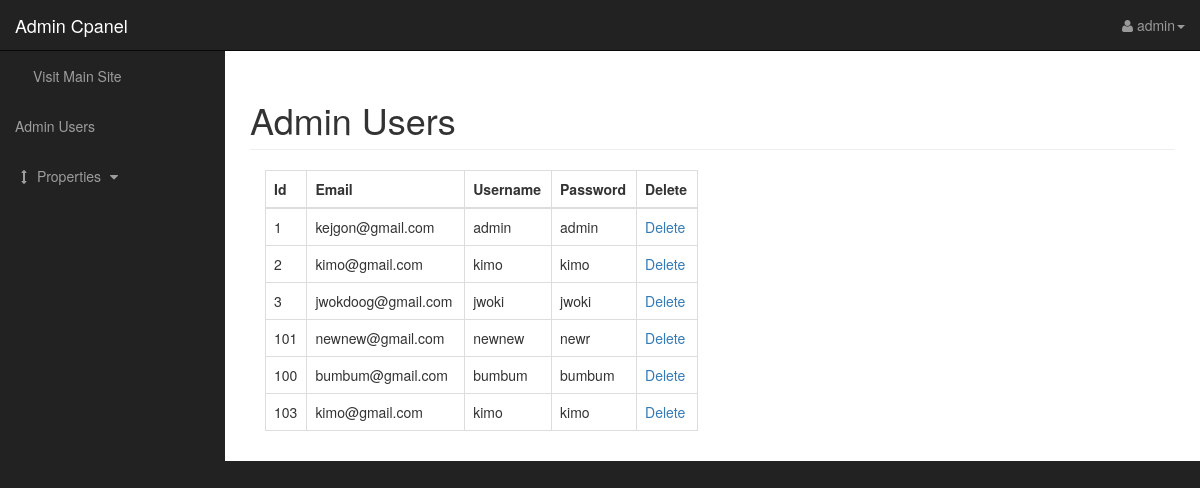
Screenshot of /admin/admin_users.php (signed in) with the database file from the repository.
### tables this page shows
CREATE TABLE IF NOT EXISTS `users` (
  `id` int(3) NOT NULL AUTO_INCREMENT,
  `email` varchar(255) NOT NULL,
  `username` varchar(255) NOT NULL,
  `password` varchar(255) NOT NULL,
  PRIMARY KEY (`id`)
);

### admin/admin_users.php (the view, shortened to what this page needs)
<?php include "dbconn.php"; ?>
<!DOCTYPE html>
<html lang="en">
<head>
    <link href="css/bootstrap.min.css" rel="stylesheet">
    <link href="css/sb-admin.css" rel="stylesheet">
    <link href="font-awesome/css/font-awesome.min.css" rel="stylesheet" type="text/css">
</head>
<body>
    <div id="wrapper">
        <nav class="navbar navbar-inverse navbar-fixed-top" role="navigation">
            <div class="navbar-header">
                <a class="navbar-brand" href="admin.php">Admin Cpanel</a>
            </div>
            <ul class="nav navbar-right top-nav">
                <li class="dropdown">
                    <?php
                    $user = $_SESSION['user'];
                    ?>
                    <a href="#" class="dropdown-toggle" data-toggle="dropdown"><i class="fa fa-user"></i> <?php echo $user ?><b class="caret"></b></a>
                </li>
            </ul>
            <div class="collapse navbar-collapse navbar-ex1-collapse">
                <ul class="nav navbar-nav side-nav">
                    <li>
                        <a href="../index.php"><i class="fa fa-fw fa-bar-home-o"></i>Visit Main Site</a>
                    </li>
                    <li>
                        <a href="admin_users.php">Admin Users</a>
                    </li>
                    <li>
                        <a href="javascript:;" data-toggle="collapse" data-target="#properties"><i class="fa fa-fw fa-arrows-v"></i> Properties <i class="fa fa-fw fa-caret-down"></i></a>
                    </li>
                </ul>
            </div>
        </nav>
        <div id="page-wrapper">
            <div class="container-fluid">
                <div class="row">
                    <div class="col-lg-12">
                        <h1 class="page-header">
                            Admin Users
                        </h1>
                        <div class="col-xs-6">
                            <table class="table table-bordered table-hover">
                                <thead>
                                    <tr>
                                        <th>Id</th>
                                        <th>Email</th>
                                        <th>Username</th>
                                        <th>Password</th>
                                        <th>Delete</th>
                                    </tr>
                                </thead>
                                <tbody>
                                    <?php
                                    $query = "SELECT * FROM users";
                                    $selec_users = mysqli_query($conn, $query);
                                    while ($row = mysqli_fetch_assoc($selec_users)) {
                                        $id =  $row['id'];
                                        $email =  $row['email'];
                                        $username =  $row['username'];
                                        $password =  $row['password'];
                                        echo "<tr>";
                                        echo "<td>{$id}</td>";
                                        echo "<td>{$email}</td>";
                                        echo "<td>{$username}</td>";
                                        echo "<td>{$password}</td>";
                                        echo "<td><a href='admin_users.php?delete={$id}'> Delete</a></td>";
                                        echo "</tr>";
                                    }
                                    ?>
                                </tbody>
                            </table>
                        </div>
                    </div>
                </div>
            </div>
        </div>
    </div>
</body>
</html>

### admin/css/sb-admin.css (style rules this page uses)
body { margin-top: 100px; background-color: #222; }
@media (min-width:768px) { body { margin-top: 50px; } }
#wrapper { padding-left: 0; }
#page-wrapper { width: 100%; padding: 0; background-color: #fff; }
@media (min-width:768px) { #wrapper { padding-left: 225px; } }
@media (min-width:768px) { #page-wrapper { padding: 10px; } }
.top-nav { padding: 0 15px; }
.top-nav>li { display: inline-block; float: left; }
.top-nav>li>a { padding-top: 15px; padding-bottom: 15px; line-height: 20px; color: #999; }
@media (min-width:768px) { .side-nav { position: fixed; top: 51px; left: 225px; width: 225px; margin-left: -225px; border: none; border-radius: 0; overflow-y: auto; background-color: #222; } }
@media (min-width:768px) { .side-nav>li>a { width: 225px; } }

### rows the page displays
users: id "1", email "kejgon@gmail.com", username "admin", password "admin"
users: id "2", email "kimo@gmail.com", username "kimo", password "kimo"
users: id "3", email "jwokdoog@gmail.com", username "jwoki", password "jwoki"
users: id "101", email "newnew@gmail.com", username "newnew", password "newr"
users: id "100", email "bumbum@gmail.com", username "bumbum", password "bumbum"
users: id "103", email "kimo@gmail.com", username "kimo", password "kimo"

### other values shown
$user "admin"
